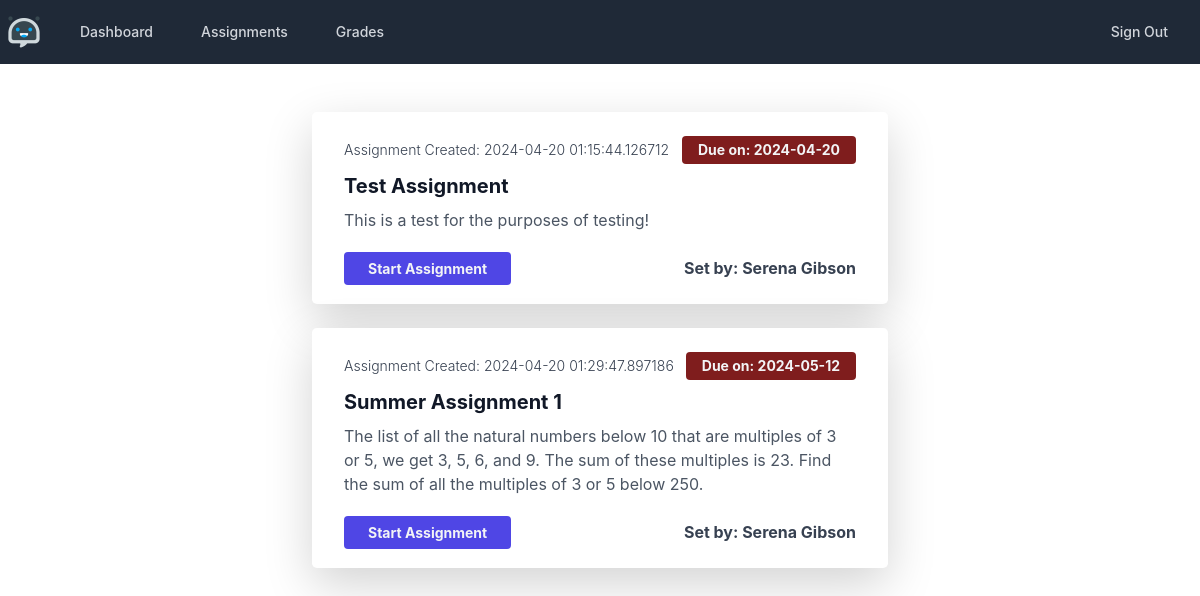
Page /assignments (signed in) on the earlier database version.
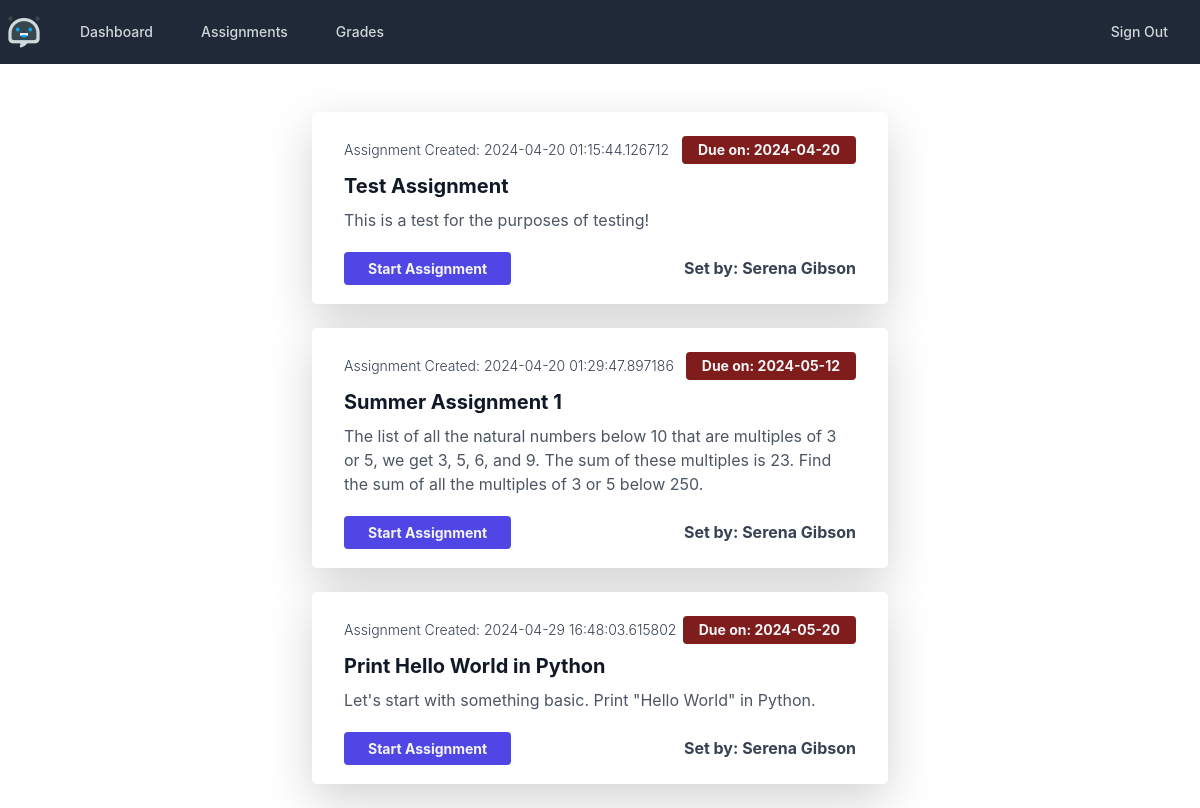
Same page on the later database version.
### models.py (models this page shows, shortened)
class Assignment(db.Model):
    __tablename__ = 'assignments'
    __table_args__ = {'extend_existing': True}
    assignment_id = db.Column(db.Integer, primary_key=True)
    name = db.Column(db.String(100), nullable=False)
    description = db.Column(db.String(500), nullable=False)
    set_by = db.Column(db.String(50), nullable=False)
    created_on = db.Column(db.DateTime, nullable=False)
    due_date = db.Column(db.String(10), nullable=False)

### assignments/views.py (the view)
@assignments_blueprint.route('/assignments', methods=['POST', 'GET'])
@login_required
@required_roles('student')
def assignments():
    all_assignments = Assignment.query.all()
    if len(all_assignments) != 0:
        return render_template('assignments/assignments.html',
                               assignments=all_assignments)
    else:
        flash('No assignments set.')
    return render_template('assignments/assignments.html')

### app.py (called while the page is built)
@login_manager.user_loader
def load_user(user_id):
    return User.query.get(int(user_id))

### models.py (called while the page is built)
def required_roles(*roles):
    def wrapper(f):
        @wraps(f)
        def wrapped(*args, **kwargs):
            if current_user.role not in roles:
                return render_template('error/403.html')
            return f(*args, **kwargs)
        return wrapped
    return wrapper

### templates/assignments/assignments.html (shortened to what this page needs)
<!DOCTYPE html>
<html lang="en">
<head>
</head>
<body>
{% extends 'base.html' %}
{% block content %}
    <div class="w-full max-w-xl mx-auto mt-5">
        {% if assignments %}
            {% for assignment in assignments %}
                <div class="max-w-2xl px-8 py-4 my-4 bg-white rounded-lg shadow-lg">
                    <div class="flex items-center justify-between">
                <span class="text-sm font-light text-gray-700">
                    Assignment Created: {{ assignment.created_on }}
                </span>
                        <span class="px-3 py-1 text-sm font-bold text-gray-100 bg-red-900 rounded">
                   Due on: {{ assignment.due_date }}
                </span>
                    </div>
                    <div class="mt-2">
                <span class="text-xl font-bold text-gray-900" tabindex="0" role="link">
                    {{ assignment.name }}
                </span>
                        <p class="mt-2 text-gray-600">
                            {{ assignment.description }}
                        </p>
                    </div>
                    <div class="flex items-center justify-between mt-4">
                        <form method="POST">
                        <a href="{{ url_for('assignments.start_assignment', id=assignment.assignment_id) }}"
                           class="px-4 py-2 text-sm font-bold text-gray-100 bg-indigo-600 hover:text-gray-100 rounded"
                           tabindex="0" role="button">
                            Start Assignment
                        </a>
                        </form>
                        <div class="flex items-center">
                    <span class="font-bold text-gray-700">
                        Set by: {{ assignment.set_by }}
                    </span>
                        </div>
                    </div>
                </div>
            {% endfor %}
        {% endif %}
    </div>
{% endblock %}

Differences in the rows shown:
added Assignment: created_on "2024-04-29 16:48:03.615802", due_date "2024-05-20", name "Print Hello World in Python", description "Let's start with something basic. Print \"Hello World\" in Python.", set_by "Serena Gibson"
